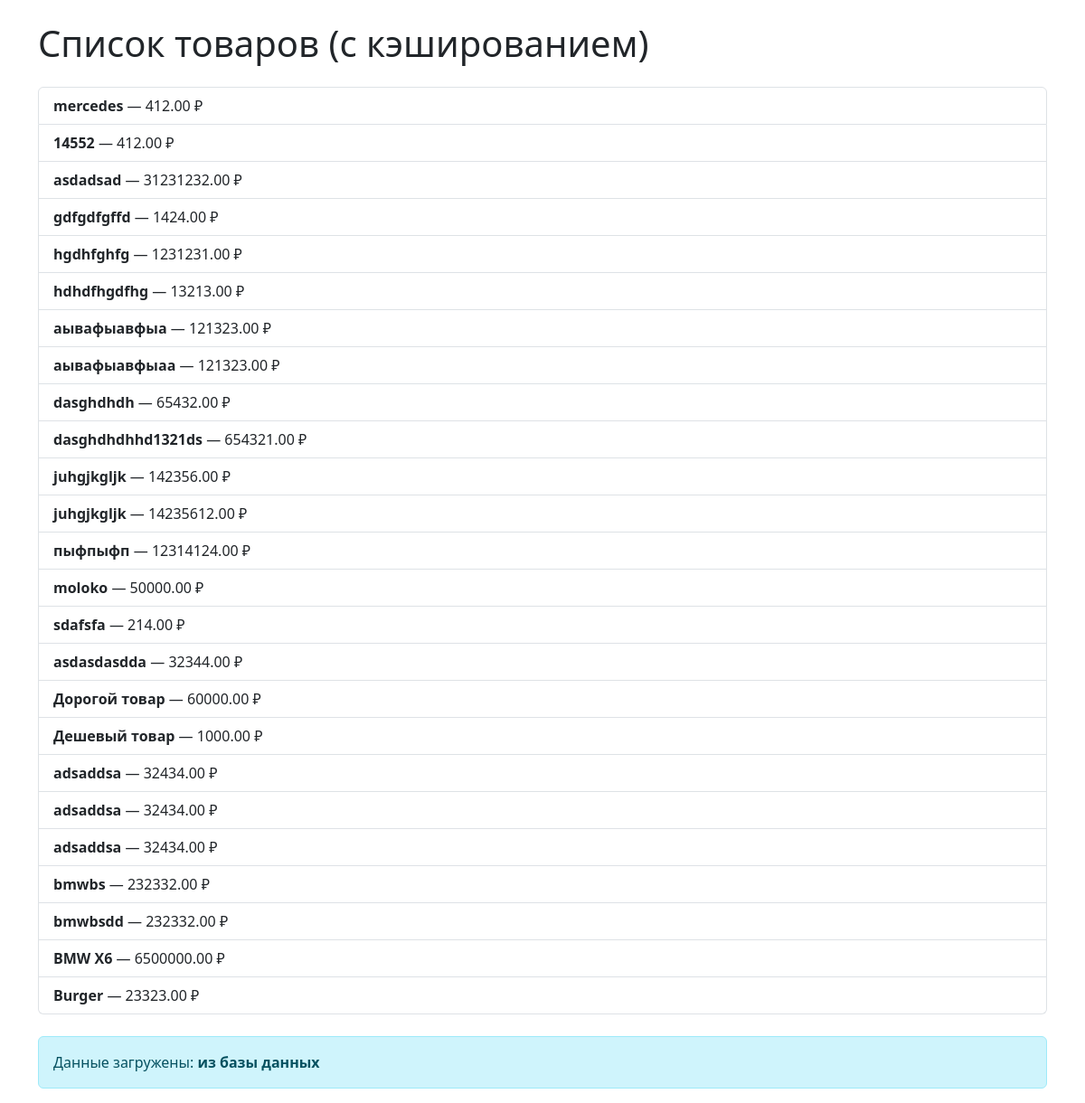
Screenshot of /shop/product_list_cached/ with the database file from the repository.
### shop/models.py (models this page shows, shortened)
class Product(models.Model):
    title = models.CharField(max_length=30, verbose_name='название')
    description = models.TextField(verbose_name='описание', blank=True)
    price = models.DecimalField(max_digits=10,decimal_places=2, verbose_name='цена')
    available = models.BooleanField(verbose_name='наличие', default=True)
    data_added = models.DateField(auto_now_add=True, verbose_name='дата добавления')
    categories = models.ManyToManyField('Category', related_name='products')
    objects = ProductManager()

### shop/views.py (the view)
# urls.py: path("product_list_cached/", product_list_cached, name='product_list_cached'),
@cache_control(max_age=60)
def product_list_cached(request):
    products = cache.get("products")
    source = "из кэша"
    if not products:
        products = list(Product.objects.all())
        cache.set("products", products, 60)
        source = "из базы данных"
    return render(
        request,
        "product_list_cached.html",
        {"products": products, "source": source}
    )

### shop/models.py (called while the page is built)
    def get_queryset(self):
        return ProductQuerySet(self.model, using=self._db)

### shop/templates/product_list_cached.html (shortened to what this page needs)
{% load static %}
<!DOCTYPE html>
<html lang="ru">
<head>
    <link href="https://cdn.jsdelivr.net/npm/bootstrap@5.3.2/dist/css/bootstrap.min.css" rel="stylesheet">
</head>
<body class="container mt-4">
    <h1 class="mb-4">Список товаров (с кэшированием)</h1>
    {% if products %}
        <ul class="list-group">
            {% for product in products %}
                <li class="list-group-item">
                    <strong>{{ product.title }}</strong> — {{ product.price }} ₽
                </li>
            {% endfor %}
        </ul>
    {% else %}
        <p class="text-muted">Нет товаров</p>
    {% endif %}
    {% if source %}
        <div class="alert alert-info mt-4">
            Данные загружены: <strong>{{ source }}</strong>
        </div>
    {% endif %}
</body>
</html>

### rows the page displays
Product: title "mercedes", price "412.00"
Product: title "14552", price "412.00"
Product: title "asdadsad", price "31231232.00"
Product: title "gdfgdfgffd", price "1424.00"
Product: title "hgdhfghfg", price "1231231.00"
Product: title "hdhdfhgdfhg", price "13213.00"
Product: title "аывафыавфыа", price "121323.00"
Product: title "аывафыавфыаa", price "121323.00"
Product: title "dasghdhdh", price "65432.00"
Product: title "dasghdhdhhd1321ds", price "654321.00"
Product: title "juhgjkgljk", price "142356.00"
Product: title "juhgjkgljk", price "14235612.00"
Product: title "пыфпыфп", price "12314124.00"
Product: title "moloko", price "50000.00"
Product: title "sdafsfa", price "214.00"
Product: title "asdasdasdda", price "32344.00"
Product: title "Дорогой товар", price "60000.00"
Product: title "Дешевый товар", price "1000.00"
Product: title "adsaddsa", price "32434.00"
Product: title "adsaddsa", price "32434.00"
Product: title "adsaddsa", price "32434.00"
Product: title "bmwbs", price "232332.00"
Product: title "bmwbsdd", price "232332.00"
Product: title "BMW X6", price "6500000.00"
Product: title "Burger", price "23323.00"

### other values shown
{{ source }} "из базы данных"
